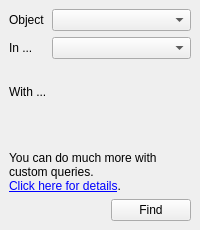
         <widget class="QWidget" name="tab" >
          <attribute name="title" >
           <string>Find</string>
          </attribute>
          <layout class="QGridLayout" >
           <property name="margin" >
            <number>9</number>
           </property>
           <property name="spacing" >
            <number>6</number>
           </property>
           <item row="5" column="0" colspan="2" >
            <spacer>
             <property name="orientation" >
              <enum>Qt::Vertical</enum>
             </property>
             <property name="sizeHint" >
              <size>
               <width>20</width>
               <height>40</height>
              </size>
             </property>
            </spacer>
           </item>
           <item row="6" column="0" colspan="2" >
            <widget class="QLabel" name="hint_label1" >
             <property name="text" >
              <string>&lt;html>&lt;body>You can do much more with custom queries.&lt;br/>&lt;a href="int:/about/custom_queries.xml">Click here for details&lt;/a>.&lt;/body>&lt;/html></string>
             </property>
             <property name="wordWrap" >
              <bool>true</bool>
             </property>
            </widget>
           </item>
           <item row="3" column="0" colspan="2" >
            <widget class="QLabel" name="label_2" >
             <property name="text" >
              <string>With ...</string>
             </property>
            </widget>
           </item>
           <item row="4" column="0" colspan="2" >
            <widget class="QStackedWidget" name="find_properties" >
             <widget class="QWidget" name="page" />
             <widget class="QWidget" name="page_2" />
            </widget>
           </item>
           <item row="1" column="1" >
            <widget class="QComboBox" name="find_context" >
             <property name="sizePolicy" >
              <sizepolicy>
               <hsizetype>5</hsizetype>
               <vsizetype>0</vsizetype>
               <horstretch>1</horstretch>
               <verstretch>0</verstretch>
              </sizepolicy>
             </property>
            </widget>
           </item>
           <item row="1" column="0" >
            <widget class="QLabel" name="label_17" >
             <property name="text" >
              <string>In ...    </string>
             </property>
            </widget>
           </item>
           <item row="0" column="1" >
            <widget class="QComboBox" name="find_objects" >
             <property name="sizePolicy" >
              <sizepolicy>
               <hsizetype>7</hsizetype>
               <vsizetype>0</vsizetype>
               <horstretch>0</horstretch>
               <verstretch>0</verstretch>
              </sizepolicy>
             </property>
            </widget>
           </item>
           <item row="0" column="0" >
            <widget class="QLabel" name="label" >
             <property name="text" >
              <string>Object</string>
             </property>
            </widget>
           </item>
           <item row="8" column="0" colspan="2" >
            <layout class="QHBoxLayout" >
             <property name="margin" >
              <number>0</number>
             </property>
             <property name="spacing" >
              <number>6</number>
             </property>
             <item>
              <spacer>
               <property name="orientation" >
                <enum>Qt::Horizontal</enum>
               </property>
               <property name="sizeHint" >
                <size>
                 <width>40</width>
                 <height>20</height>
                </size>
               </property>
              </spacer>
             </item>
             <item>
              <widget class="QPushButton" name="find_all_button" >
               <property name="sizePolicy" >
                <sizepolicy>
                 <hsizetype>1</hsizetype>
                 <vsizetype>0</vsizetype>
                 <horstretch>0</horstretch>
                 <verstretch>0</verstretch>
                </sizepolicy>
               </property>
               <property name="toolTip" >
                <string>&lt;html>&lt;head>&lt;meta name="qrichtext" content="1" />&lt;style type="text/css">
p, li { white-space: pre-wrap; }
&lt;/style>&lt;/head>&lt;body style=" font-family:'Liberation Sans'; font-size:11pt; font-weight:400; font-style:normal; text-decoration:none;">
&lt;p style=" margin-top:0px; margin-bottom:0px; margin-left:0px; margin-right:0px; -qt-block-indent:0; text-indent:0px;">Find all&lt;/p>&lt;/body>&lt;/html></string>
               </property>
               <property name="text" >
                <string>Find</string>
               </property>
               <property name="icon" >
                <iconset resource="layResources.qrc" >:/run.png</iconset>
               </property>
               <property name="autoDefault" >
                <bool>true</bool>
               </property>
               <property name="default" >
                <bool>false</bool>
               </property>
              </widget>
             </item>
            </layout>
           </item>
           <item row="2" column="1" >
            <spacer>
             <property name="orientation" >
              <enum>Qt::Vertical</enum>
             </property>
             <property name="sizeType" >
              <enum>QSizePolicy::Fixed</enum>
             </property>
             <property name="sizeHint" >
              <size>
               <width>20</width>
               <height>20</height>
              </size>
             </property>
            </spacer>
           </item>
          </layout>
         </widget>
